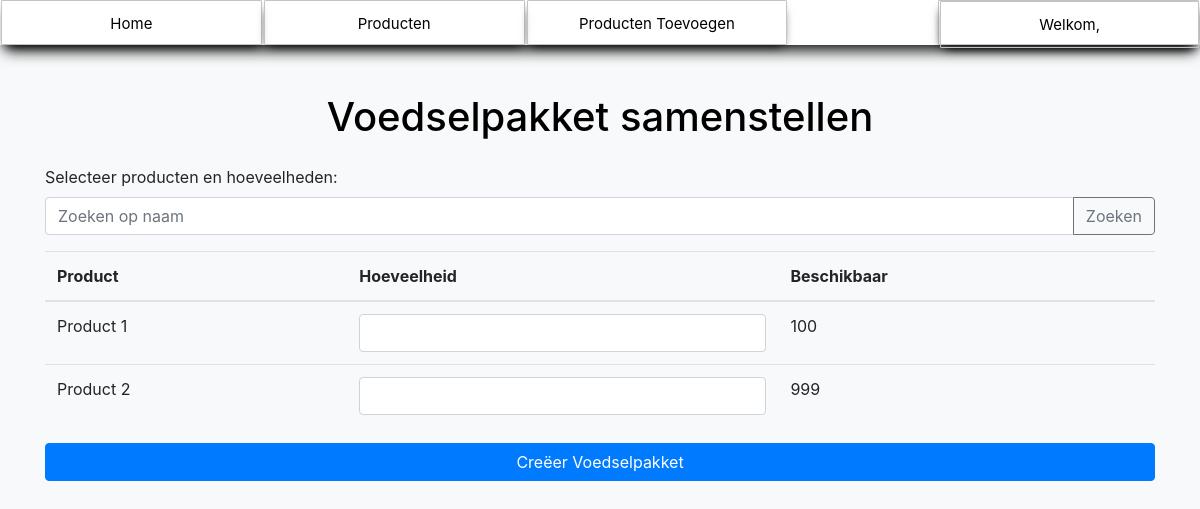
Before: /Samenstellen.php (signed in) with the older database file.
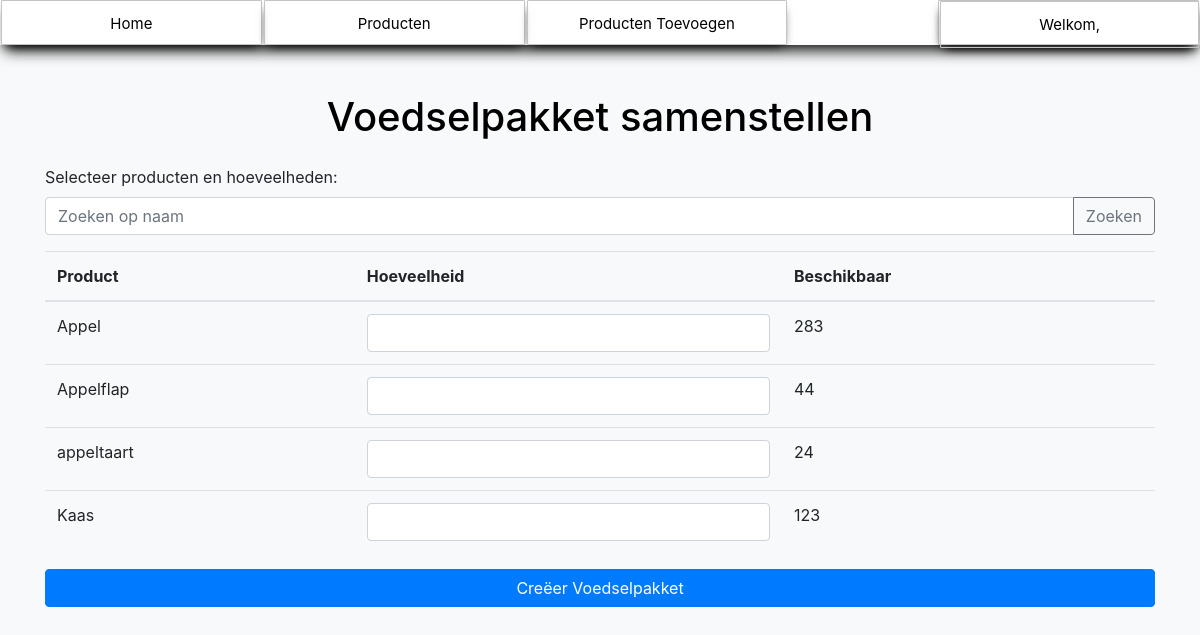
After: the same page with the newer database file.
### tables this page shows
CREATE TABLE `producten` (
  `id` int NOT NULL,
  `naam` varchar(255) NOT NULL,
  `beschrijving` varchar(100) NOT NULL,
  `voorraad` int NOT NULL,
  `EAN-Nummer` varchar(255) NOT NULL
);

### Samenstellen.php (the view, shortened to what this page needs)
<?php
include "navigation.php";
if (isset($_SESSION['loggedin']) && $_SESSION['loggedin'] == true) {
    include "config.php";
    $searchQuery = isset($_GET['search']) ? $_GET['search'] : '';
    try {
        $sql = "SELECT * FROM producten WHERE naam LIKE ? ORDER BY naam";
        $stmt = $conn->prepare($sql);
        $stmt->execute([$searchQuery . '%']);
        $products = $stmt->fetchAll();
    } catch (PDOException $e) {
        echo "<div class='alert alert-danger'>" . $e->getMessage() . "</div>";
        exit();
    }
} else {
    header("Location: index.php");
    exit();
}
?>
<!DOCTYPE html>
<html lang="en">
<head>
    <link href="https://stackpath.bootstrapcdn.com/bootstrap/4.5.0/css/bootstrap.min.css" rel="stylesheet">
</head>
<body class="bg-light">
    <div class="container mt-5">
        <h1 style="color: black;" class="text-center mb-4">Voedselpakket samenstellen</h1>
        <form>
            <div class="form-group">
                <label for="product-select">Selecteer producten en hoeveelheden:</label>
                <div class="input-group mb-3">
                    <input type="text" class="form-control" placeholder="Zoeken op naam" id="search-input" name="search" value="<?php echo $searchQuery; ?>">
                    <div class="input-group-append">
                        <button class="btn btn-outline-secondary" type="button" id="search-btn">Zoeken</button>
                    </div>
                </div>
                <table class="table">
                    <thead>
                        <tr>
                            <th>Product</th>
                            <th>Hoeveelheid</th>
                            <th>Beschikbaar</th>
                        </tr>
                    </thead>
                    <tbody id="product-list">
                        <?php foreach ($products as $product) : ?>
                            <tr>
                                <td><?php echo $product['naam']; ?></td>
                                <td>
                                    <input type="number" class="form-control" name="quantities[<?php echo $product['id']; ?>]" min="0" max="<?php echo $product['voorraad']; ?>" required>
                                </td>
                                <td><?php echo $product['voorraad']; ?></td>
                            </tr>
                        <?php endforeach; ?>
                    </tbody>
                </table>
            </div>
            <button type="submit" class="btn btn-primary btn-block">Creëer Voedselpakket</button>
        </form>
    </div>
</body>
</html>

### navigation.php (shortened to what this page needs)
<!DOCTYPE html>
<html>
<head>
  <link rel="stylesheet" type="text/css" media="screen" href="navigation.css" />
</head>
<body>
  <?php
  if (isset($_SESSION['loggedin']) && $_SESSION['loggedin'] == true) {
  ?>
  <section>
    <center>
      <div>
        <nav class="nav_bar">
          <div onclick="location.href='index.php';">Home</a></div>
          <div onclick="location.href='alleproducten.php';">Producten</a></div>
          <div onclick="location.href='productentoevoegen.php';">Producten Toevoegen</a></div>
          <div class="dropdown">
            <div style= 'color: black;'>Welkom, <?php echo $_SESSION['user_name']; ?></div>
          </div>
        </nav>
      </div>
    </center>
  </section>
  <?php
  }
  ?>
</body>
</html>

### navigation.css (style rules this page uses)
body { color: white; padding: 0; margin: 0; }
.nav_bar { position: absolute; color: black; text-align: center; display: flex; box-shadow: 0px 10px 15px -5px black; position: relative; width: 100%; height: 45px; background: #ffffff; font-size: 15px; z-index: 0; line-height: 45px; }
.nav_bar div { color: black; width: 100%; box-shadow: 0px 5px 10px -5px black; cursor: pointer; transition: all 0.5s ease; border: 0.1px solid rgb(196, 196, 196); border-radius: 1px; margin-left: 1px; margin-right: 1px; }
.nav_bar div:nth-child(3) { margin-right: 150px; }
.dropdown { position: relative; display: inline-block; }

Changed rows visible on the page:
removed producten: naam "Product 1", voorraad "100"
removed producten: naam "Product 2", voorraad "999"
added producten: naam "Appel", voorraad "283"
added producten: naam "Appelflap", voorraad "44"
added producten: naam "appeltaart", voorraad "24"
added producten: naam "Kaas", voorraad "123"
